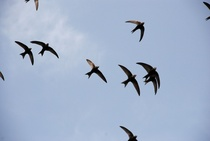
%> input picture Lab6/ptaki2.jpg, 210 x 141 px, shrunk from 640 x 428 before the run
$ octave Lab_6_IMG.m   (GNU Octave 9; MATLAB toolbox functions it lacks are replaced by stand-ins)
%> lines starting %> are read from the running program, lines starting %| are printed output that depends on the picture; in (x1, y1, x2, y2) boxes, pixels count from 0 and x2, y2 are one past the last pixel; in counts of white or black regions, pixels touching at a corner belong together; the program's own positions count from 1
### Lab6/AO5RBlairBliss.m
function Rb = AO5RBlairBliss(im)
[h, w] = size(im);
S = sum(sum(im));
[x,y] = meshgrid(1:w, 1:h);
ms = [sum(sum(im.*y)), sum(sum(im.*x))];
ms = ms./S;
[x, y] = find(im>0);
Rb = S/ sqrt(2*pi* sum(((x-ms(1)).^2 + (y-ms(2)).^2).^.5));
end

### Lab6/AO5RCircularityL.m
function Rc2 = AO5RCircularityL( im )
Rc2 = sum(sum(bwmorph(im,'remove'))) / pi;
end

### Lab6/AO5RCircularityS.m
function Rc1 = AO5RCircularityS( im )
Rc1 = 2*sqrt(sum(sum(im))/pi);
end

### Lab6/AO5RDanielsson.m
function Rd = AO5RDanielsson(im)
S = sum(sum(im));
im = 1-im;
im = double(bwdist(im));
Rd = S^3 / sum(sum(im))^2;
end

### Lab6/AO5RFeret.m
function Rf = AO5RFeret(im)
[x, y] =find(im>0);
Lh = max(x) - min(x);
Lv = max(y) - min(y);
Rf = Lh/Lv;
end

### Lab6/AO5RHaralick.m
function Rh = AO5RHaralick(im)
[h, w] = size(im);
S = sum(sum(im));
[x,y] = meshgrid(1:w, 1:h);
ms = [sum(sum(im.*y)), sum(sum(im.*x))];
ms = ms./S;
im = bwmorph(im,'remove');
n = sum(sum(im));
[x, y] = find(im>0);
Rh = sum(((x-ms(1)).^2 + (y-ms(2)).^2).^.5)^2/(n* sum(((x-ms(1)).^2 + (y-ms(2)).^2).^.5)-1);
end

### Lab6/AO5RMalinowska.m
function Rm = AO5RMalinowska(im)
L = sum(sum(bwmorph(im,'remove')));
S = sum(sum(im));
Rm = L / sqrt(4*pi*S)-1;
end

### Lab6/AO5RShape.m
function Rs = AO5RShape(im)
L = sum(sum(bwmorph(im,'remove')));
S = sum(sum(im));
Rs = L^2 / (4*pi*S);
end

### Lab6/Lab_6_IMG.m
clear;
clc;

im = imread('ptaki2.jpg');
%> im is the input picture: size 141x210x3 uint8; mean R, G, B 162.3, 178.2, 203.4
im = double(im) / 255;
%> im: size 141x210x3 double
im = rgb2gray(im);
%> im: size 141x210 double
b_im = imbinarize(im, .5);
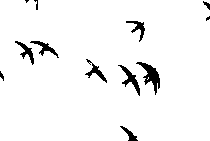
%> b_im: size 141x210 logical; 95.9% white; 12 black regions (2 under 20 px), largest, box (x1, y1, x2, y2) and area: (136, 62, 160, 95) 286, (118, 65, 140, 96) 191, (30, 41, 59, 58) 144
imclose(b_im, ones(9));
b_im = ~ b_im;

im_kaczki = imread('duck.jpg');
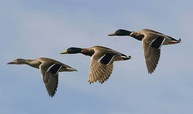
%> input picture Lab6/duck.jpg, 193 x 114 px, shrunk from 588 x 348 before the run
%> im_kaczki is the input picture: size 114x193x3 uint8; mean R, G, B 146.9, 159.2, 177.2
im_kaczki = double(im_kaczki) / 255;
%> im_kaczki: size 114x193x3 double
im_kaczki = rgb2gray(im_kaczki);
%> im_kaczki: size 114x193 double
im_kaczki_b = imbinarize(im_kaczki, .6);
%> im_kaczki_b: size 114x193 logical; 87.1% white; 5 black regions, box (x1, y1, x2, y2) and area: (7, 57, 78, 98) 862, (88, 46, 131, 84) 811, (142, 29, 182, 74) 775, (108, 29, 145, 41) 204, (60, 47, 95, 57) 195
im_kaczki_b = imclose(im_kaczki_b, ones(15));
%> im_kaczki_b: size 114x193 logical; 97.7% white; 2 black regions, box (x1, y1, x2, y2) and area: (144, 41, 160, 59) 286, (95, 62, 110, 77) 225
im_kaczki_b = ~ im_kaczki_b;


im_ptaki = imread('ptaki.jpg');
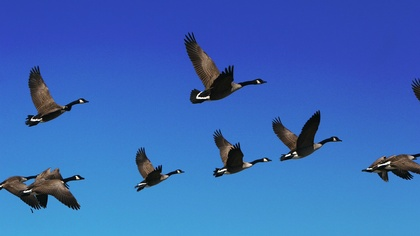
%> input picture Lab6/ptaki.jpg, 420 x 236 px, shrunk from 1279 x 719 before the run
%> im_ptaki is the input picture: size 236x420x3 uint8; mean R, G, B 56.9, 104.3, 184.4
im_ptaki = double(im_ptaki) / 255;
%> im_ptaki: size 236x420x3 double
im_ptaki_b = rgb2gray(im_ptaki);
im_ptaki_b = imbinarize(im_ptaki_b, 0.5);
%> im_ptaki_b: size 236x420 logical; 18.1% white; 153 white regions (147 under 20 px), largest, box (x1, y1, x2, y2) and area: (0, 176, 420, 236) 17324, (55, 181, 64, 189) 42, (196, 91, 210, 99) 39, (378, 161, 391, 167) 26, (243, 161, 252, 167) 24, (31, 118, 42, 121) 23
im_ptaki_b = ~ im_ptaki_b;

figure;
imshow(b_im);

l_ptaki2 = bwlabel(b_im);
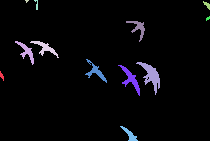
%> l_ptaki2: size 141x210 double; 13 distinct labels, from 0 to 12; one colour per label, 0 black
l_kaczki = bwlabel(im_kaczki_b);
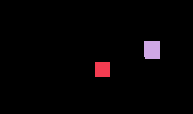
%> l_kaczki: size 114x193 double; 3 distinct labels, from 0 to 2; one colour per label, 0 black
l_ptaki = bwlabel(im_ptaki_b);
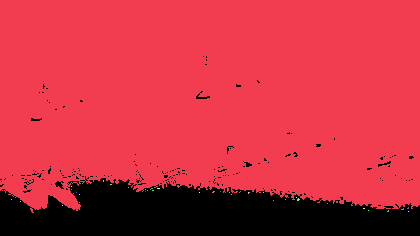
%> l_ptaki: size 236x420 double; 39 distinct labels, from 0 to 38; one colour per label, 0 black

for i = 1:max(l_ptaki2(:))
    if length(l_ptaki2(l_ptaki2 == i)) < 1000
        l_ptaki2(l_ptaki2==i) = 0;
    end
end
%> this loop made 12 passes
%> l_ptaki2: size 141x210 double; 4.09% of pixels changed, all inside (x1, y1, x2, y2) = (0, 0, 210, 141)


L_ptaki2 = bwlabel(l_ptaki2>0);
L_kaczki = bwlabel(l_kaczki>0);
L_ptaki = bwlabel(l_ptaki>0);

figure;
imshow(L_ptaki2);


n_ptaki2 = max(L_ptaki2(:));
%> n_ptaki2 = 0
n_ptaki = max(L_ptaki(:));
%> n_ptaki = 38
n_kaczki = max(L_kaczki(:));
%> n_kaczki = 2

fun = {@AO5RBlairBliss, @AO5RCircularityL, @AO5RCircularityS, @AO5RDanielsson, @AO5RFeret, @AO5RHaralick, @AO5RMalinowska, @AO5RShape};
Nfun = length(fun);
wsp_ptaki2 = zeros(n_ptaki2, Nfun);
wsp_kaczki = zeros(n_kaczki, Nfun);
wsp_ptaki = zeros(n_ptaki, Nfun);


for i = 1:n_ptaki2
    for j = 1:Nfun
        wsp_ptaki2(i,j) = fun{j}(L_ptaki2==i);
    end
end
%> this loop made 0 passes

for i = 1:n_ptaki
    for j = 1:Nfun
        wsp_ptaki(i,j) = fun{j}(L_ptaki==i);
    end
end
%> this loop made 38 passes

for i = 1:n_kaczki
    for j = 1:Nfun
        wsp_kaczki(i,j) = fun{j}(L_kaczki==i);
    end
end
%> this loop made 2 passes
%> pass 2, in AO5RDanielsson (call 40), `im = 1-im;`:
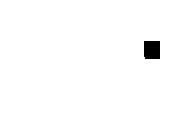
%> im: size 114x193 double; values 0 (black) and 1 (white), 98.7% white; 1 black region, box (x1, y1, x2, y2) and area: (144, 41, 160, 59) 286


% sieć neuronowa
ucz = [wsp_ptaki2; wsp_ptaki]';
uczout = [ones(1,size(wsp_ptaki2,1)), 2 * ones(1, size(wsp_ptaki,1))];

%> (the run ends here)
